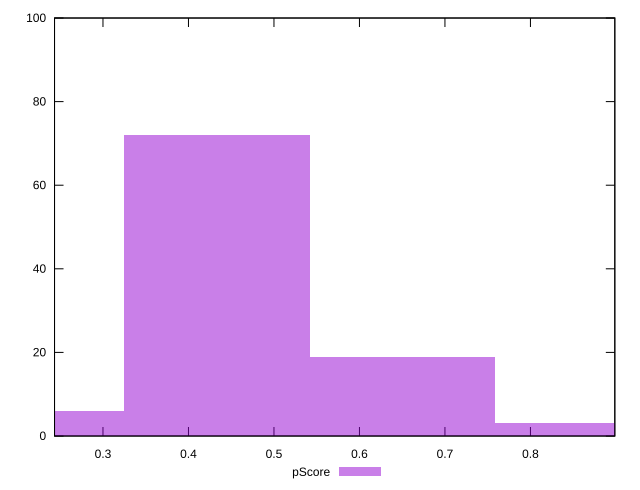

gnuplot code for this plot:
reset

$pScore <<EOF
0.6502683662002241 19
0.8670244882669654 3
0.4335122441334827 72
0.21675612206674136 6
EOF

set key outside below
set boxwidth 0.21675612206674136
set xrange [0.24334213730888754:0.8987013101965218]
set yrange [0:100]
set trange [0:100]
set style fill transparent solid 0.5 noborder
set terminal svg size 640, 490 enhanced background rgb 'white'
set output "report/report_00029_2021-02-24T13-36-40.390Z/mainthread-work-breakdown/samples/music/pScore/histogram.svg"

plot $pScore title "pScore" with boxes

reset
